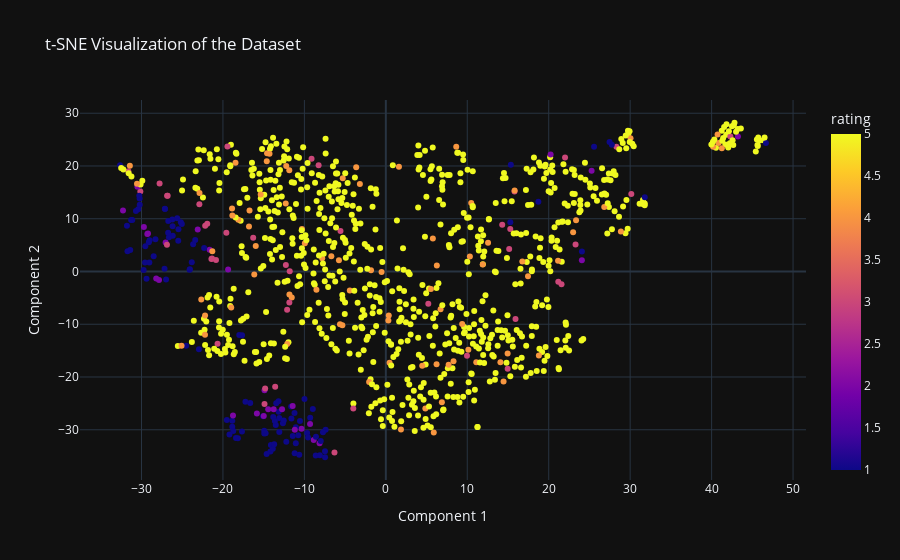

Notebook source saved alongside this figure:
### Markdown cell above
# T-sne vizualization

### Code cell
import pandas as pd
import numpy as np
from sklearn.manifold import TSNE
import plotly.express as px

# Apply t-SNE
X = test_df_encoded
tsne = TSNE(n_components=2, random_state=42)
X_tsne = tsne.fit_transform(X)

# Create a DataFrame for easier plotting
df_tsne = pd.DataFrame(X_tsne, columns=['Component 1', 'Component 2'])
df_tsne['rating'] = test_df_enriched['rating']
df_tsne['text_review'] = test_df_enriched['text_review']
df_tsne['price'] = test_df_enriched['price']
df_tsne['sentiment_score'] = test_df_enriched['sentiment_score']

# Create an interactive plot using Plotly
fig = px.scatter(
    df_tsne, 
    x='Component 1', 
    y='Component 2', 
    color='rating',
    title='t-SNE Visualization of the Dataset',
    labels={'Component 1': 'Component 1', 'Component 2': 'Component 2'},
    template='plotly_dark',
    hover_data=['rating', 'text_review', 'price', "sentiment_score"]
)

# Show the plot
fig.show()

### Figure 1 — Plotly figure (JSON) as saved in the notebook; plotly's stock layout.template omitted (floating-point values rounded to 4 significant figures; data arrays with more than 128 entries replaced by an {"elided": "..."} marker saying what was removed)
{"data": [{"customdata": {"elided": "1000x4 mixed values"}, "hovertemplate": "Component 1=%{x}<br>Component 2=%{y}<br>rating=%{marker.color}<br>text_review=%{customdata[1]}<br>price=%{customdata[2]}<br>sentiment_score=%{customdata[3]}<extra></extra>", "legendgroup": "", "marker": {"color": {"elided": "1000 int values"}, "coloraxis": "coloraxis", "symbol": "circle"}, "mode": "markers", "name": "", "orientation": "v", "showlegend": false, "type": "scatter", "x": {"elided": "1000 float values"}, "xaxis": "x", "y": {"elided": "1000 float values"}, "yaxis": "y"}], "layout": {"coloraxis": {"colorbar": {"title": {"text": "rating"}}, "colorscale": [[0, "#0d0887"], [0.1111, "#46039f"], [0.2222, "#7201a8"], [0.3333, "#9c179e"], [0.4444, "#bd3786"], [0.5556, "#d8576b"], [0.6667, "#ed7953"], [0.7778, "#fb9f3a"], [0.8889, "#fdca26"], [1, "#f0f921"]]}, "legend": {"tracegroupgap": 0}, "title": {"text": "t-SNE Visualization of the Dataset"}, "xaxis": {"anchor": "y", "domain": [0, 1], "title": {"text": "Component 1"}}, "yaxis": {"anchor": "x", "domain": [0, 1], "title": {"text": "Component 2"}}}}
